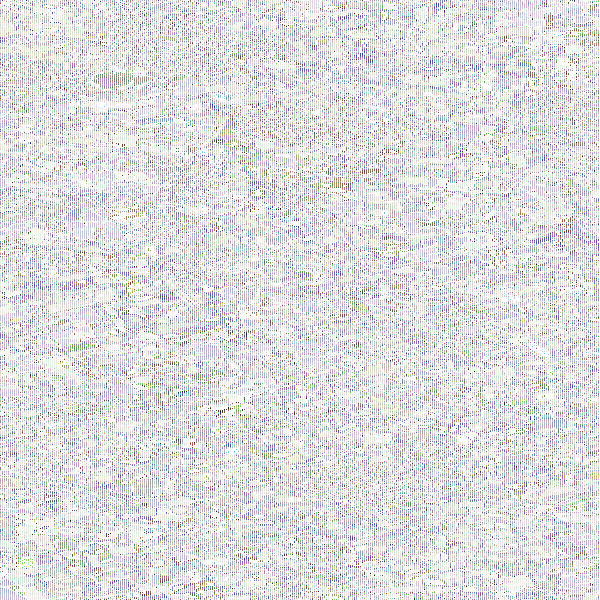
#> input picture data/multispectral.tif, 600 x 600 px; its folder holds only this picture in this run
$ jupyter execute multispectral.ipynb   (older library calls are emulated)
#> lines starting #> are read from the running program, lines starting #| are printed output that depends on the picture
[cell 1]
from PIL import Image
import numpy as np
import sys
import os
import csv
import pandas as pd
import cv2

#Useful function
def createFileList(myDir, format='.tif'):
#> called with myDir = 'C:\\Users\\Admin\\Desktop\\Ma Pro\\data', format = '.tif'
    fileList = []
    print(myDir)
    for root, dirs, files in os.walk(myDir, topdown=False):
        for name in files:
            if name.endswith(format):
                fullName = os.path.join(root, name)
                fileList.append(fullName)
    return fileList

# load the original image
myFileList = createFileList(r"C:\Users\Admin\Desktop\Ma Pro\data")

for file in myFileList:
    print(file)
    img_file = Image.open(file)
#> img_file is the input picture: PIL image 600x600 RGBA; mean R, G, B, A 69.1, 66, 65.5, 63.6
    img_file.show()

    # get original image parameters
    width, height = img_file.size
#> width = 600; height = 600
    format = img_file.format
#> format = 'TIFF'
    mode = img_file.mode
#> mode = 'RGBA'

    # Make image Greyscale
    img_grey = img_file.convert('L')
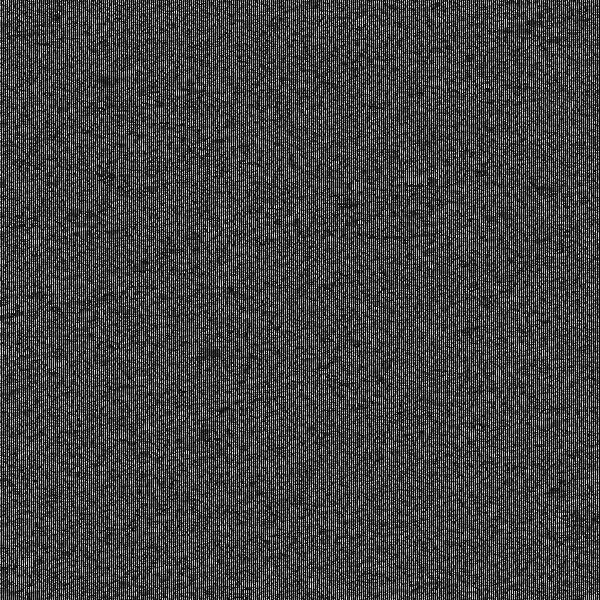
#> img_grey: PIL image 600x600 L; min 1, max 254, mean 66.9
    img_grey.save('result.png')
    img_grey.show()

    # Save Greyscale values
    value = np.asarray(img_grey.getdata(), dtype=np.int).reshape((img_grey.size[1], img_grey.size[0]))
    value = value.flatten()
    print(value)
#> (printed output is left out)
    with open("img_pixels1.csv", 'a') as f:
        writer = csv.writer(f)
        writer.writerow(value)
